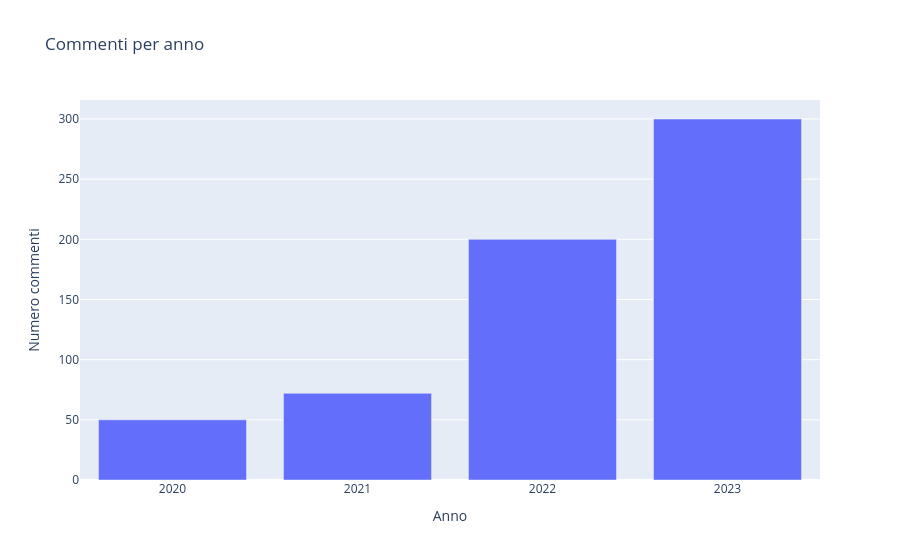
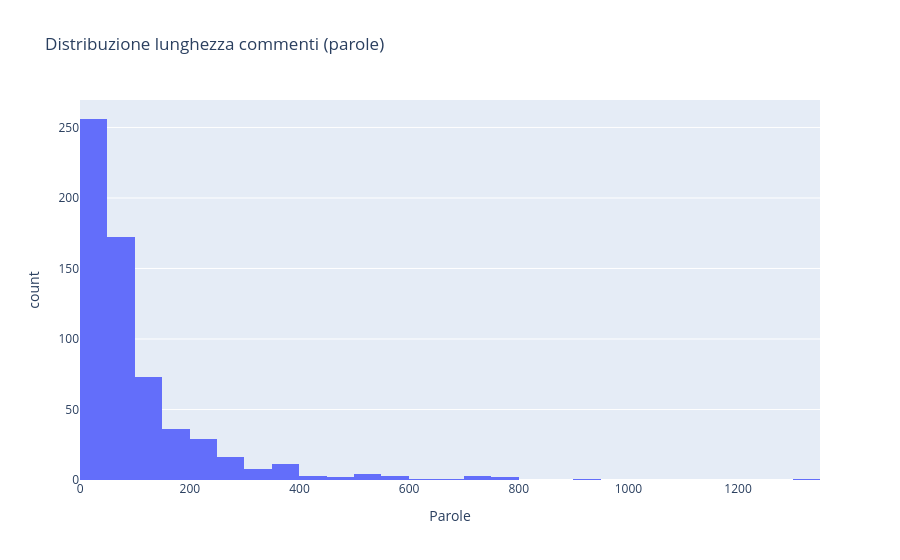

These figures' notebook cell, in order:
### Markdown cell above
## Statistiche del corpus

### Code cell
import plotly.express as px

print("=" * 50)
print("STATISTICHE CORPUS")
print("=" * 50)
print(f"Commenti totali          : {len(df_corpus)}")
print(f"Post unici               : {df_corpus['post_id'].nunique()}")
print(f"Autori unici             : {df_corpus['comment_author'].nunique()}")
print(f"Token totali             : {len(df_tokens)}")
print(f"Aggettivi totali         : {len(df_adj)}")
print(f"Aggettivi unici (lemmi)  : {df_adj['lemma'].nunique()}")
lunghezze = df_corpus["comment_text"].str.split().str.len()
print(f"Lunghezza media commenti : {lunghezze.mean():.1f} parole")
print(f"Periodo temporale        : {df_corpus['comment_timestamp'].min()[:10]} → {df_corpus['comment_timestamp'].max()[:10]}")

# Distribuzione per anno
df_corpus["anno"] = df_corpus["comment_timestamp"].str[:4]
fig1 = px.bar(
    df_corpus["anno"].value_counts().sort_index().reset_index(),
    x="anno", y="count",
    title="Commenti per anno",
    labels={"anno": "Anno", "count": "Numero commenti"}
)
fig1.show()

# Distribuzione lunghezza commenti
fig2 = px.histogram(
    x=lunghezze, nbins=40,
    title="Distribuzione lunghezza commenti (parole)",
    labels={"x": "Parole", "y": "Commenti"}
)
fig2.show()

### Figure 1 — Plotly figure (JSON) as saved in the notebook; plotly's stock layout.template omitted (floating-point values rounded to 4 significant figures)
{"data": [{"hovertemplate": "Anno=%{x}<br>Numero commenti=%{y}<extra></extra>", "legendgroup": "", "marker": {"color": "#636efa", "pattern": {"shape": ""}}, "name": "", "orientation": "v", "showlegend": false, "textposition": "auto", "x": ["2020", "2021", "2022", "2023"], "xaxis": "x", "y": [50, 72, 200, 300], "yaxis": "y", "type": "bar"}], "layout": {"xaxis": {"anchor": "y", "domain": [0.0, 1.0], "title": {"text": "Anno"}}, "yaxis": {"anchor": "x", "domain": [0.0, 1.0], "title": {"text": "Numero commenti"}}, "legend": {"tracegroupgap": 0}, "title": {"text": "Commenti per anno"}, "barmode": "relative"}}

### Figure 2 — Plotly figure (JSON) as saved in the notebook; plotly's stock layout.template omitted (floating-point values rounded to 4 significant figures; data arrays with more than 128 entries replaced by an {"elided": "..."} marker saying what was removed)
{"data": [{"bingroup": "x", "hovertemplate": "Parole=%{x}<br>count=%{y}<extra></extra>", "legendgroup": "", "marker": {"color": "#636efa", "pattern": {"shape": ""}}, "name": "", "nbinsx": 40, "orientation": "v", "showlegend": false, "x": {"elided": "622 int values"}, "xaxis": "x", "yaxis": "y", "type": "histogram"}], "layout": {"xaxis": {"anchor": "y", "domain": [0.0, 1.0], "title": {"text": "Parole"}}, "yaxis": {"anchor": "x", "domain": [0.0, 1.0], "title": {"text": "count"}}, "legend": {"tracegroupgap": 0}, "title": {"text": "Distribuzione lunghezza commenti (parole)"}, "barmode": "relative"}}
